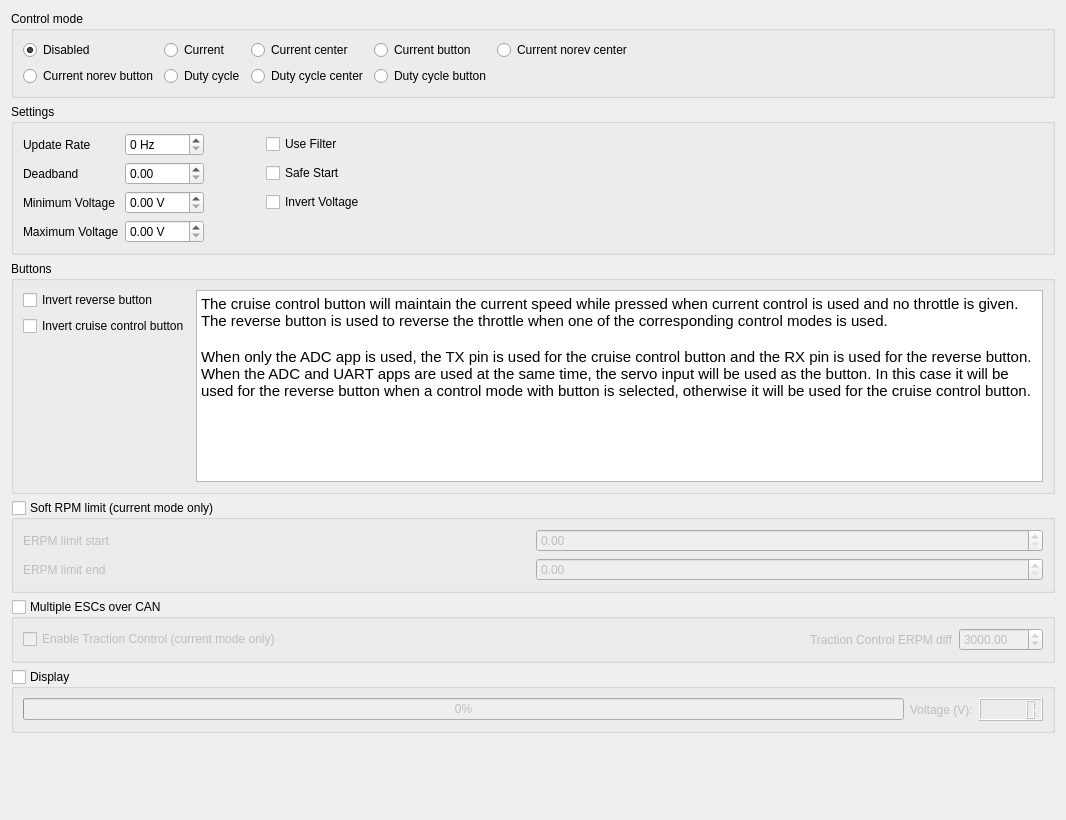
            <widget class="QWidget" name="tab_22">
             <attribute name="title">
              <string>ADC</string>
             </attribute>
             <layout class="QVBoxLayout" name="verticalLayout_16">
              <item>
               <widget class="QGroupBox" name="groupBox_31">
                <property name="title">
                 <string>Control mode</string>
                </property>
                <layout class="QHBoxLayout" name="horizontalLayout_40">
                 <item>
                  <layout class="QGridLayout" name="gridLayout_30">
                   <item row="0" column="3">
                    <widget class="QRadioButton" name="appconfAdcCurrentButtonButton">
                     <property name="text">
                      <string>Current button</string>
                     </property>
                    </widget>
                   </item>
                   <item row="0" column="0">
                    <widget class="QRadioButton" name="appconfAdcDisabledButton">
                     <property name="text">
                      <string>Disabled</string>
                     </property>
                     <property name="checked">
                      <bool>true</bool>
                     </property>
                    </widget>
                   </item>
                   <item row="0" column="4">
                    <widget class="QRadioButton" name="appconfAdcCurrentNorevCenterButton">
                     <property name="text">
                      <string>Current norev center</string>
                     </property>
                    </widget>
                   </item>
                   <item row="1" column="0">
                    <widget class="QRadioButton" name="appconfAdcCurrentNorevButtonButton">
                     <property name="text">
                      <string>Current norev button</string>
                     </property>
                    </widget>
                   </item>
                   <item row="0" column="1">
                    <widget class="QRadioButton" name="appconfAdcCurrentButton">
                     <property name="text">
                      <string>Current</string>
                     </property>
                     <property name="checked">
                      <bool>false</bool>
                     </property>
                    </widget>
                   </item>
                   <item row="1" column="1">
                    <widget class="QRadioButton" name="appconfAdcDutyCycleButton">
                     <property name="text">
                      <string>Duty cycle</string>
                     </property>
                    </widget>
                   </item>
                   <item row="1" column="2">
                    <widget class="QRadioButton" name="appconfAdcDutyCycleCenterButton">
                     <property name="text">
                      <string>Duty cycle center</string>
                     </property>
                    </widget>
                   </item>
                   <item row="1" column="3">
                    <widget class="QRadioButton" name="appconfAdcDutyCycleButtonButton">
                     <property name="text">
                      <string>Duty cycle button</string>
                     </property>
                    </widget>
                   </item>
                   <item row="0" column="2">
                    <widget class="QRadioButton" name="appconfAdcCurrentCenterButton">
                     <property name="text">
                      <string>Current center</string>
                     </property>
                    </widget>
                   </item>
                  </layout>
                 </item>
                 <item>
                  <spacer name="horizontalSpacer_16">
                   <property name="orientation">
                    <enum>Qt::Horizontal</enum>
                   </property>
                   <property name="sizeHint" stdset="0">
                    <size>
                     <width>411</width>
                     <height>20</height>
                    </size>
                   </property>
                  </spacer>
                 </item>
                </layout>
               </widget>
              </item>
              <item>
               <widget class="QGroupBox" name="groupBox_33">
                <property name="title">
                 <string>Settings</string>
                </property>
                <layout class="QGridLayout" name="gridLayout_33">
                 <item row="0" column="1">
                  <widget class="QSpinBox" name="appconfAdcUpdateRateBox">
                   <property name="suffix">
                    <string> Hz</string>
                   </property>
                   <property name="maximum">
                    <number>10000</number>
                   </property>
                   <property name="singleStep">
                    <number>10</number>
                   </property>
                  </widget>
                 </item>
                 <item row="2" column="0">
                  <widget class="QLabel" name="label_77">
                   <property name="text">
                    <string>Minimum Voltage</string>
                   </property>
                  </widget>
                 </item>
                 <item row="3" column="1">
                  <widget class="QDoubleSpinBox" name="appconfAdcVoltageEndBox">
                   <property name="suffix">
                    <string> V</string>
                   </property>
                   <property name="maximum">
                    <double>20.000000000000000</double>
                   </property>
                   <property name="singleStep">
                    <double>0.010000000000000</double>
                   </property>
                  </widget>
                 </item>
                 <item row="1" column="1">
                  <widget class="QDoubleSpinBox" name="appconfAdcHystBox">
                   <property name="maximum">
                    <double>1.000000000000000</double>
                   </property>
                   <property name="singleStep">
                    <double>0.050000000000000</double>
                   </property>
                  </widget>
                 </item>
                 <item row="3" column="0">
                  <widget class="QLabel" name="label_75">
                   <property name="text">
                    <string>Maximum Voltage</string>
                   </property>
                  </widget>
                 </item>
                 <item row="0" column="0">
                  <widget class="QLabel" name="label_78">
                   <property name="text">
                    <string>Update Rate</string>
                   </property>
                  </widget>
                 </item>
                 <item row="0" column="5">
                  <spacer name="horizontalSpacer_18">
                   <property name="orientation">
                    <enum>Qt::Horizontal</enum>
                   </property>
                   <property name="sizeHint" stdset="0">
                    <size>
                     <width>40</width>
                     <height>20</height>
                    </size>
                   </property>
                  </spacer>
                 </item>
                 <item row="1" column="0">
                  <widget class="QLabel" name="label_76">
                   <property name="text">
                    <string>Deadband</string>
                   </property>
                  </widget>
                 </item>
                 <item row="2" column="1">
                  <widget class="QDoubleSpinBox" name="appconfAdcVoltageStartBox">
                   <property name="suffix">
                    <string> V</string>
                   </property>
                   <property name="maximum">
                    <double>10.000000000000000</double>
                   </property>
                   <property name="singleStep">
                    <double>0.010000000000000</double>
                   </property>
                  </widget>
                 </item>
                 <item row="0" column="3">
                  <widget class="QCheckBox" name="appconfAdcFilterBox">
                   <property name="toolTip">
                    <string>&lt;html&gt;&lt;head/&gt;&lt;body&gt;&lt;p&gt;Use a median filter to reject niose. This will introduce one sample delay.&lt;/p&gt;&lt;/body&gt;&lt;/html&gt;</string>
                   </property>
                   <property name="text">
                    <string>Use Filter</string>
                   </property>
                  </widget>
                 </item>
                 <item row="0" column="2">
                  <widget class="QWidget" name="widget" native="true">
                   <property name="minimumSize">
                    <size>
                     <width>50</width>
                     <height>0</height>
                    </size>
                   </property>
                  </widget>
                 </item>
                 <item row="1" column="3">
                  <widget class="QCheckBox" name="appconfAdcSafeStartBox">
                   <property name="toolTip">
                    <string>&lt;html&gt;&lt;head/&gt;&lt;body&gt;&lt;p&gt;Don't give throttle unless the received output has been 0 for at leas 50 pulses. The counter is reset on boot, every time a new configuration is loaded and when a timeout occurs.&lt;/p&gt;&lt;/body&gt;&lt;/html&gt;</string>
                   </property>
                   <property name="text">
                    <string>Safe Start</string>
                   </property>
                  </widget>
                 </item>
                 <item row="2" column="3">
                  <widget class="QCheckBox" name="appconfAdcInvertVoltageBox">
                   <property name="text">
                    <string>Invert Voltage</string>
                   </property>
                  </widget>
                 </item>
                </layout>
               </widget>
              </item>
              <item>
               <widget class="QGroupBox" name="groupBox_36">
                <property name="title">
                 <string>Buttons</string>
                </property>
                <layout class="QGridLayout" name="gridLayout_35">
                 <item row="2" column="0">
                  <widget class="QCheckBox" name="appconfAdcInvertRevButtonBox">
                   <property name="text">
                    <string>Invert reverse button</string>
                   </property>
                  </widget>
                 </item>
                 <item row="3" column="0">
                  <widget class="QCheckBox" name="appconfAdcInvertCcButtonBox">
                   <property name="text">
                    <string>Invert cruise control button</string>
                   </property>
                  </widget>
                 </item>
                 <item row="4" column="0">
                  <spacer name="verticalSpacer_12">
                   <property name="orientation">
                    <enum>Qt::Vertical</enum>
                   </property>
                   <property name="sizeHint" stdset="0">
                    <size>
                     <width>20</width>
                     <height>40</height>
                    </size>
                   </property>
                  </spacer>
                 </item>
                 <item row="2" column="1" rowspan="3">
                  <widget class="QTextBrowser" name="textBrowser_2">
                   <property name="html">
                    <string>&lt;!DOCTYPE HTML PUBLIC &quot;-//W3C//DTD HTML 4.0//EN&quot; &quot;http://www.w3.org/TR/REC-html40/strict.dtd&quot;&gt;
&lt;html&gt;&lt;head&gt;&lt;meta name=&quot;qrichtext&quot; content=&quot;1&quot; /&gt;&lt;style type=&quot;text/css&quot;&gt;
p, li { white-space: pre-wrap; }
&lt;/style&gt;&lt;/head&gt;&lt;body style=&quot; font-family:'.SF NS Text'; font-size:13pt; font-weight:400; font-style:normal;&quot;&gt;
&lt;p style=&quot; margin-top:0px; margin-bottom:0px; margin-left:0px; margin-right:0px; -qt-block-indent:0; text-indent:0px;&quot;&gt;&lt;span style=&quot; font-family:'Ubuntu'; font-size:11pt;&quot;&gt;The cruise control button will maintain the current speed while pressed when current control is used and no throttle is given. The reverse button is used to reverse the throttle when one of the corresponding control modes is used.&lt;/span&gt;&lt;/p&gt;
&lt;p style=&quot;-qt-paragraph-type:empty; margin-top:0px; margin-bottom:0px; margin-left:0px; margin-right:0px; -qt-block-indent:0; text-indent:0px; font-family:'Ubuntu'; font-size:11pt;&quot;&gt;&lt;br /&gt;&lt;/p&gt;
&lt;p style=&quot; margin-top:0px; margin-bottom:0px; margin-left:0px; margin-right:0px; -qt-block-indent:0; text-indent:0px;&quot;&gt;&lt;span style=&quot; font-family:'Ubuntu'; font-size:11pt;&quot;&gt;When only the ADC app is used, the TX pin is used for the cruise control button and the RX pin is used for the reverse button. When the ADC and UART apps are used at the same time, the servo input will be used as the button. In this case it will be used for the reverse button when a control mode with button is selected, otherwise it will be used for the cruise control button.&lt;/span&gt;&lt;/p&gt;&lt;/body&gt;&lt;/html&gt;</string>
                   </property>
                  </widget>
                 </item>
                </layout>
               </widget>
              </item>
              <item>
               <widget class="QGroupBox" name="appconfAdcRpmLimBox">
                <property name="title">
                 <string>Soft RPM limit (current mode only)</string>
                </property>
                <property name="checkable">
                 <bool>true</bool>
                </property>
                <property name="checked">
                 <bool>false</bool>
                </property>
                <layout class="QGridLayout" name="gridLayout_32">
                 <item row="0" column="1">
                  <widget class="QDoubleSpinBox" name="appconfAdcRpmLimStartBox">
                   <property name="maximum">
                    <double>200000.000000000000000</double>
                   </property>
                   <property name="singleStep">
                    <double>100.000000000000000</double>
                   </property>
                  </widget>
                 </item>
                 <item row="0" column="0">
                  <widget class="QLabel" name="label_73">
                   <property name="text">
                    <string>ERPM limit start</string>
                   </property>
                  </widget>
                 </item>
                 <item row="1" column="0">
                  <widget class="QLabel" name="label_74">
                   <property name="text">
                    <string>ERPM limit end</string>
                   </property>
                  </widget>
                 </item>
                 <item row="1" column="1">
                  <widget class="QDoubleSpinBox" name="appconfAdcRpmLimEndBox">
                   <property name="maximum">
                    <double>200000.000000000000000</double>
                   </property>
                   <property name="singleStep">
                    <double>100.000000000000000</double>
                   </property>
                  </widget>
                 </item>
                </layout>
               </widget>
              </item>
              <item>
               <widget class="QGroupBox" name="appconfAdcMultiGroup">
                <property name="title">
                 <string>Multiple ESCs over CAN</string>
                </property>
                <property name="checkable">
                 <bool>true</bool>
                </property>
                <property name="checked">
                 <bool>false</bool>
                </property>
                <layout class="QHBoxLayout" name="horizontalLayout_41">
                 <item>
                  <widget class="QCheckBox" name="appconfAdcTcBox">
                   <property name="text">
                    <string>Enable Traction Control (current mode only)</string>
                   </property>
                   <property name="checked">
                    <bool>false</bool>
                   </property>
                  </widget>
                 </item>
                 <item>
                  <spacer name="horizontalSpacer_17">
                   <property name="orientation">
                    <enum>Qt::Horizontal</enum>
                   </property>
                   <property name="sizeHint" stdset="0">
                    <size>
                     <width>40</width>
                     <height>20</height>
                    </size>
                   </property>
                  </spacer>
                 </item>
                 <item>
                  <widget class="QLabel" name="label_72">
                   <property name="text">
                    <string>Traction Control ERPM diff</string>
                   </property>
                  </widget>
                 </item>
                 <item>
                  <widget class="QDoubleSpinBox" name="appconfAdcTcErpmBox">
                   <property name="maximum">
                    <double>100000.000000000000000</double>
                   </property>
                   <property name="value">
                    <double>3000.000000000000000</double>
                   </property>
                  </widget>
                 </item>
                </layout>
               </widget>
              </item>
              <item>
               <widget class="QGroupBox" name="appconfAdcUpdateBox">
                <property name="title">
                 <string>Display</string>
                </property>
                <property name="checkable">
                 <bool>true</bool>
                </property>
                <property name="checked">
                 <bool>false</bool>
                </property>
                <layout class="QGridLayout" name="gridLayout_31">
                 <item row="0" column="0">
                  <widget class="QProgressBar" name="appconfAdcDecodedBar">
                   <property name="minimum">
                    <number>0</number>
                   </property>
                   <property name="maximum">
                    <number>1000</number>
                   </property>
                   <property name="value">
                    <number>0</number>
                   </property>
                   <property name="format">
                    <string>%p%</string>
                   </property>
                  </widget>
                 </item>
                 <item row="0" column="2">
                  <widget class="QLCDNumber" name="appconfAdcVoltageNumber">
                   <property name="value" stdset="0">
                    <double>0.000000000000000</double>
                   </property>
                  </widget>
                 </item>
                 <item row="0" column="1">
                  <widget class="QLabel" name="label_79">
                   <property name="text">
                    <string>Voltage (V):</string>
                   </property>
                  </widget>
                 </item>
                </layout>
               </widget>
              </item>
              <item>
               <spacer name="verticalSpacer_14">
                <property name="orientation">
                 <enum>Qt::Vertical</enum>
                </property>
                <property name="sizeHint" stdset="0">
                 <size>
                  <width>20</width>
                  <height>76</height>
                 </size>
                </property>
               </spacer>
              </item>
             </layout>
            </widget>
